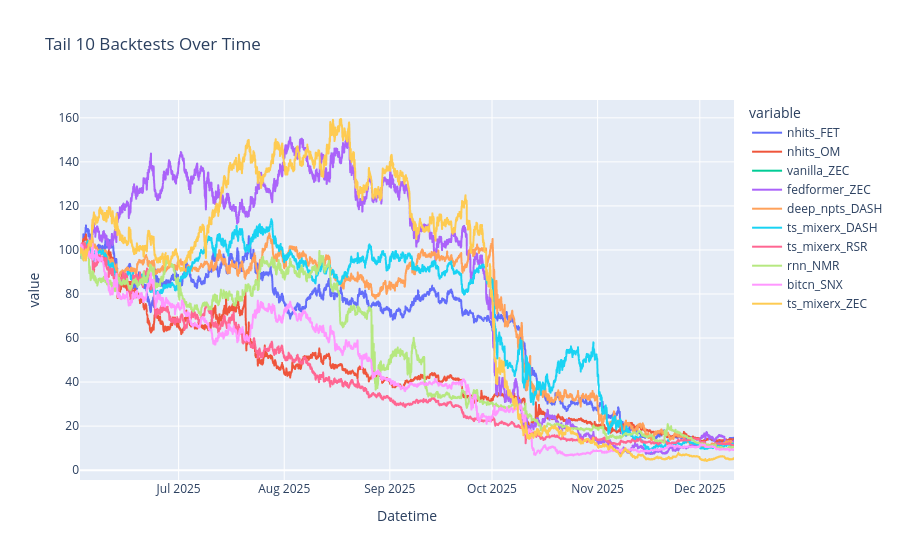

Notebook code for this chart:
### Code cell
import plotly.express as px

TAIL = TOP

# Get the last row of the merged dataframe
last_row = merged_df.iloc[-1]

# Drop the 'Datetime' column
last_row_values = last_row.drop(date_column_name)

# Sort the values in descending order and get the tail
tail_values = last_row_values.sort_values(ascending=False).tail(TAIL)

# Filter merged_df to include only the columns in tail_values, keeping the date column
cols_to_plot = [date_column_name] + tail_values.index.tolist()
filtered_merged_df = merged_df[cols_to_plot]

fig = px.line(filtered_merged_df, x=date_column_name, y=filtered_merged_df.columns[1:],
              title=f'Tail {TAIL} Backtests Over Time')
fig.show()

### Figure 1 — Plotly figure (JSON) as saved in the notebook; plotly's stock layout.template omitted (floating-point values rounded to 4 significant figures; data arrays with more than 128 entries replaced by an {"elided": "..."} marker saying what was removed)
{"data": [{"hovertemplate": "variable=nhits_FET<br>Datetime=%{x}<br>value=%{y}<extra></extra>", "legendgroup": "nhits_FET", "line": {"color": "#636efa", "dash": "solid"}, "marker": {"symbol": "circle"}, "mode": "lines", "name": "nhits_FET", "showlegend": true, "type": "scattergl", "x": {"elided": "4609 str values"}, "xaxis": "x", "y": {"elided": "4609 float values"}, "yaxis": "y"}, {"hovertemplate": "variable=nhits_OM<br>Datetime=%{x}<br>value=%{y}<extra></extra>", "legendgroup": "nhits_OM", "line": {"color": "#EF553B", "dash": "solid"}, "marker": {"symbol": "circle"}, "mode": "lines", "name": "nhits_OM", "showlegend": true, "type": "scattergl", "x": {"elided": "4609 str values"}, "xaxis": "x", "y": {"elided": "4609 float values"}, "yaxis": "y"}, {"hovertemplate": "variable=vanilla_ZEC<br>Datetime=%{x}<br>value=%{y}<extra></extra>", "legendgroup": "vanilla_ZEC", "line": {"color": "#00cc96", "dash": "solid"}, "marker": {"symbol": "circle"}, "mode": "lines", "name": "vanilla_ZEC", "showlegend": true, "type": "scattergl", "x": {"elided": "4609 str values"}, "xaxis": "x", "y": {"elided": "4609 float values"}, "yaxis": "y"}, {"hovertemplate": "variable=fedformer_ZEC<br>Datetime=%{x}<br>value=%{y}<extra></extra>", "legendgroup": "fedformer_ZEC", "line": {"color": "#ab63fa", "dash": "solid"}, "marker": {"symbol": "circle"}, "mode": "lines", "name": "fedformer_ZEC", "showlegend": true, "type": "scattergl", "x": {"elided": "4609 str values"}, "xaxis": "x", "y": {"elided": "4609 float values"}, "yaxis": "y"}, {"hovertemplate": "variable=deep_npts_DASH<br>Datetime=%{x}<br>value=%{y}<extra></extra>", "legendgroup": "deep_npts_DASH", "line": {"color": "#FFA15A", "dash": "solid"}, "marker": {"symbol": "circle"}, "mode": "lines", "name": "deep_npts_DASH", "showlegend": true, "type": "scattergl", "x": {"elided": "4609 str values"}, "xaxis": "x", "y": {"elided": "4609 float values"}, "yaxis": "y"}, {"hovertemplate": "variable=ts_mixerx_DASH<br>Datetime=%{x}<br>value=%{y}<extra></extra>", "legendgroup": "ts_mixerx_DASH", "line": {"color": "#19d3f3", "dash": "solid"}, "marker": {"symbol": "circle"}, "mode": "lines", "name": "ts_mixerx_DASH", "showlegend": true, "type": "scattergl", "x": {"elided": "4609 str values"}, "xaxis": "x", "y": {"elided": "4609 float values"}, "yaxis": "y"}, {"hovertemplate": "variable=ts_mixerx_RSR<br>Datetime=%{x}<br>value=%{y}<extra></extra>", "legendgroup": "ts_mixerx_RSR", "line": {"color": "#FF6692", "dash": "solid"}, "marker": {"symbol": "circle"}, "mode": "lines", "name": "ts_mixerx_RSR", "showlegend": true, "type": "scattergl", "x": {"elided": "4609 str values"}, "xaxis": "x", "y": {"elided": "4609 float values"}, "yaxis": "y"}, {"hovertemplate": "variable=rnn_NMR<br>Datetime=%{x}<br>value=%{y}<extra></extra>", "legendgroup": "rnn_NMR", "line": {"color": "#B6E880", "dash": "solid"}, "marker": {"symbol": "circle"}, "mode": "lines", "name": "rnn_NMR", "showlegend": true, "type": "scattergl", "x": {"elided": "4609 str values"}, "xaxis": "x", "y": {"elided": "4609 float values"}, "yaxis": "y"}, {"hovertemplate": "variable=bitcn_SNX<br>Datetime=%{x}<br>value=%{y}<extra></extra>", "legendgroup": "bitcn_SNX", "line": {"color": "#FF97FF", "dash": "solid"}, "marker": {"symbol": "circle"}, "mode": "lines", "name": "bitcn_SNX", "showlegend": true, "type": "scattergl", "x": {"elided": "4609 str values"}, "xaxis": "x", "y": {"elided": "4609 float values"}, "yaxis": "y"}, {"hovertemplate": "variable=ts_mixerx_ZEC<br>Datetime=%{x}<br>value=%{y}<extra></extra>", "legendgroup": "ts_mixerx_ZEC", "line": {"color": "#FECB52", "dash": "solid"}, "marker": {"symbol": "circle"}, "mode": "lines", "name": "ts_mixerx_ZEC", "showlegend": true, "type": "scattergl", "x": {"elided": "4609 str values"}, "xaxis": "x", "y": {"elided": "4609 float values"}, "yaxis": "y"}], "layout": {"legend": {"title": {"text": "variable"}, "tracegroupgap": 0}, "title": {"text": "Tail 10 Backtests Over Time"}, "xaxis": {"anchor": "y", "domain": [0, 1], "title": {"text": "Datetime"}}, "yaxis": {"anchor": "x", "domain": [0, 1], "title": {"text": "value"}}}}
